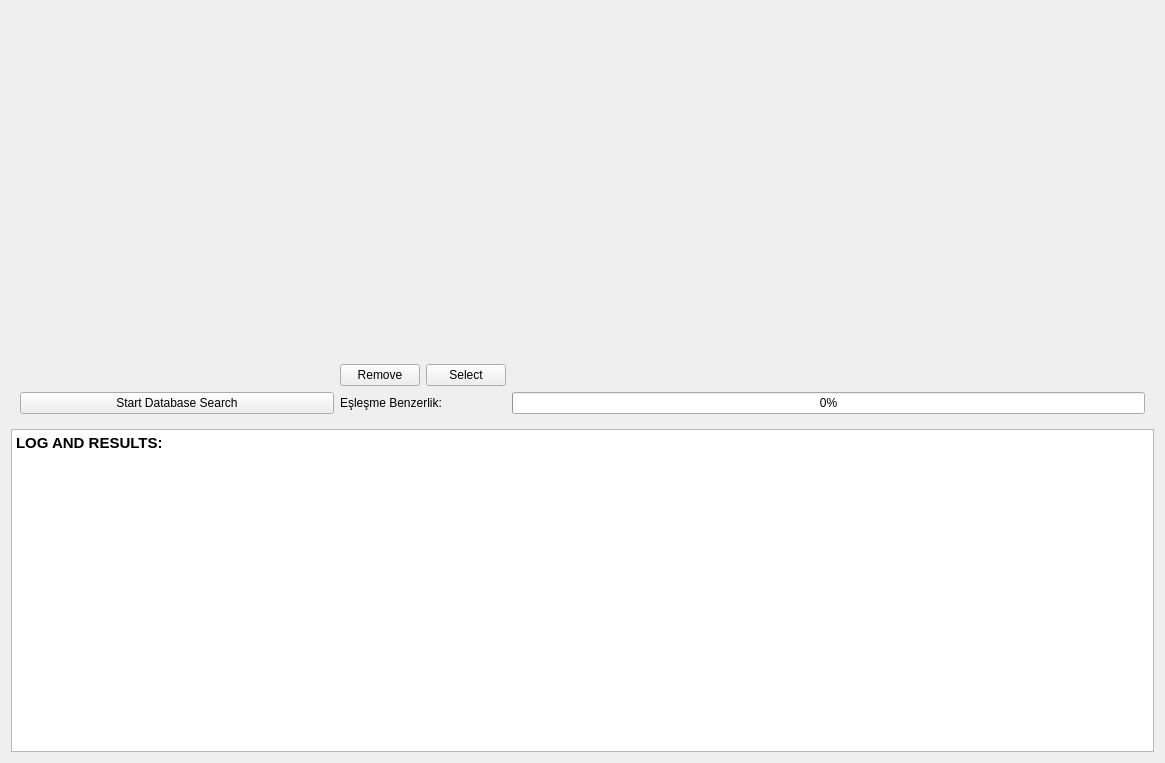
<?xml version="1.0" encoding="UTF-8"?>
<ui version="4.0">
 <class>FaceRecognitionWidget</class>
 <widget class="QWidget" name="FaceRecognitionWidget">
  <property name="geometry">
   <rect>
    <x>0</x>
    <y>0</y>
    <width>1165</width>
    <height>763</height>
   </rect>
  </property>
  <property name="windowTitle">
   <string>Form</string>
  </property>
  <layout class="QGridLayout" name="gridLayout_4">
   <item row="0" column="0">
    <widget class="QWidget" name="widget_sourceImage" native="true">
     <property name="minimumSize">
      <size>
       <width>320</width>
       <height>320</height>
      </size>
     </property>
     <layout class="QGridLayout" name="gridLayout">
      <item row="0" column="0">
       <widget class="QLabel" name="label_soruceImageShower">
        <property name="minimumSize">
         <size>
          <width>320</width>
          <height>320</height>
         </size>
        </property>
        <property name="text">
         <string/>
        </property>
       </widget>
      </item>
     </layout>
    </widget>
   </item>
   <item row="0" column="1">
    <widget class="QWidget" name="widget_decetedImage" native="true">
     <property name="minimumSize">
      <size>
       <width>320</width>
       <height>320</height>
      </size>
     </property>
     <layout class="QGridLayout" name="gridLayout_2">
      <item row="0" column="0">
       <widget class="QLabel" name="label_detectedImageShower">
        <property name="minimumSize">
         <size>
          <width>320</width>
          <height>320</height>
         </size>
        </property>
        <property name="text">
         <string/>
        </property>
       </widget>
      </item>
     </layout>
    </widget>
   </item>
   <item row="1" column="0" colspan="2">
    <widget class="QWidget" name="widget" native="true">
     <layout class="QGridLayout" name="gridLayout_3">
      <item row="1" column="3" colspan="2">
       <widget class="QProgressBar" name="progressBar_benzerlikBari">
        <property name="value">
         <number>0</number>
        </property>
       </widget>
      </item>
      <item row="0" column="2">
       <widget class="QPushButton" name="pushButton_selectSourceImage">
        <property name="text">
         <string>Select</string>
        </property>
       </widget>
      </item>
      <item row="0" column="0">
       <spacer name="horizontalSpacer_2">
        <property name="orientation">
         <enum>Qt::Horizontal</enum>
        </property>
        <property name="sizeHint" stdset="0">
         <size>
          <width>40</width>
          <height>20</height>
         </size>
        </property>
       </spacer>
      </item>
      <item row="1" column="0">
       <widget class="QPushButton" name="pushButton_startDbSearch">
        <property name="text">
         <string>Start Database Search</string>
        </property>
       </widget>
      </item>
      <item row="1" column="1" colspan="2">
       <widget class="QLabel" name="label">
        <property name="text">
         <string>Eşleşme Benzerlik:</string>
        </property>
       </widget>
      </item>
      <item row="0" column="1">
       <widget class="QPushButton" name="pushButton_removeSourceImage">
        <property name="text">
         <string>Remove</string>
        </property>
       </widget>
      </item>
      <item row="0" column="3">
       <spacer name="horizontalSpacer">
        <property name="orientation">
         <enum>Qt::Horizontal</enum>
        </property>
        <property name="sizeHint" stdset="0">
         <size>
          <width>40</width>
          <height>20</height>
         </size>
        </property>
       </spacer>
      </item>
      <item row="0" column="4">
       <spacer name="horizontalSpacer_3">
        <property name="orientation">
         <enum>Qt::Horizontal</enum>
        </property>
        <property name="sizeHint" stdset="0">
         <size>
          <width>40</width>
          <height>20</height>
         </size>
        </property>
       </spacer>
      </item>
     </layout>
    </widget>
   </item>
   <item row="2" column="0" colspan="2">
    <widget class="QTextBrowser" name="textBrowser_logConsole">
     <property name="html">
      <string>&lt;!DOCTYPE HTML PUBLIC &quot;-//W3C//DTD HTML 4.0//EN&quot; &quot;http://www.w3.org/TR/REC-html40/strict.dtd&quot;&gt;
&lt;html&gt;&lt;head&gt;&lt;meta name=&quot;qrichtext&quot; content=&quot;1&quot; /&gt;&lt;style type=&quot;text/css&quot;&gt;
p, li { white-space: pre-wrap; }
&lt;/style&gt;&lt;/head&gt;&lt;body style=&quot; font-family:'Cantarell'; font-size:11pt; font-weight:400; font-style:normal;&quot;&gt;
&lt;p style=&quot; margin-top:0px; margin-bottom:0px; margin-left:0px; margin-right:0px; -qt-block-indent:0; text-indent:0px;&quot;&gt;&lt;span style=&quot; font-weight:600;&quot;&gt;LOG AND RESULTS:&lt;/span&gt;&lt;/p&gt;&lt;/body&gt;&lt;/html&gt;</string>
     </property>
    </widget>
   </item>
  </layout>
 </widget>
 <resources/>
 <connections/>
</ui>
